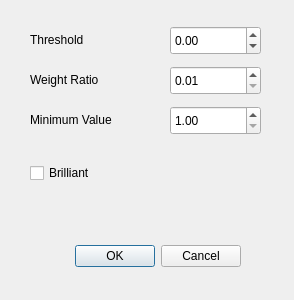
<?xml version="1.0" encoding="UTF-8"?>
<ui version="4.0">
 <class>formNDVISettings</class>
 <widget class="QDialog" name="formNDVISettings">
  <property name="geometry">
   <rect>
    <x>0</x>
    <y>0</y>
    <width>294</width>
    <height>300</height>
   </rect>
  </property>
  <property name="windowTitle">
   <string>NDVI Settings</string>
  </property>
  <widget class="QDialogButtonBox" name="buttonBox">
   <property name="geometry">
    <rect>
     <x>50</x>
     <y>240</y>
     <width>191</width>
     <height>32</height>
    </rect>
   </property>
   <property name="orientation">
    <enum>Qt::Horizontal</enum>
   </property>
   <property name="standardButtons">
    <set>QDialogButtonBox::Cancel|QDialogButtonBox::Ok</set>
   </property>
  </widget>
  <widget class="QLabel" name="label">
   <property name="geometry">
    <rect>
     <x>30</x>
     <y>30</y>
     <width>131</width>
     <height>20</height>
    </rect>
   </property>
   <property name="text">
    <string>Threshold</string>
   </property>
  </widget>
  <widget class="QDoubleSpinBox" name="spinBoxThreshold">
   <property name="geometry">
    <rect>
     <x>170</x>
     <y>26</y>
     <width>91</width>
     <height>29</height>
    </rect>
   </property>
   <property name="minimum">
    <double>-1.000000000000000</double>
   </property>
   <property name="maximum">
    <double>1.000000000000000</double>
   </property>
  </widget>
  <widget class="QCheckBox" name="cbBrilliant">
   <property name="geometry">
    <rect>
     <x>30</x>
     <y>160</y>
     <width>141</width>
     <height>26</height>
    </rect>
   </property>
   <property name="text">
    <string>Brilliant</string>
   </property>
  </widget>
  <widget class="QDoubleSpinBox" name="spinBoxWeightRatio">
   <property name="geometry">
    <rect>
     <x>170</x>
     <y>66</y>
     <width>91</width>
     <height>29</height>
    </rect>
   </property>
   <property name="minimum">
    <double>0.010000000000000</double>
   </property>
   <property name="maximum">
    <double>100.000000000000000</double>
   </property>
  </widget>
  <widget class="QLabel" name="label_2">
   <property name="geometry">
    <rect>
     <x>30</x>
     <y>70</y>
     <width>131</width>
     <height>20</height>
    </rect>
   </property>
   <property name="text">
    <string>Weight Ratio</string>
   </property>
  </widget>
  <widget class="QDoubleSpinBox" name="spinBoxMinimumValue">
   <property name="geometry">
    <rect>
     <x>170</x>
     <y>106</y>
     <width>91</width>
     <height>29</height>
    </rect>
   </property>
   <property name="minimum">
    <double>1.000000000000000</double>
   </property>
   <property name="maximum">
    <double>255.000000000000000</double>
   </property>
  </widget>
  <widget class="QLabel" name="label_3">
   <property name="geometry">
    <rect>
     <x>30</x>
     <y>110</y>
     <width>131</width>
     <height>20</height>
    </rect>
   </property>
   <property name="text">
    <string>Minimum Value</string>
   </property>
  </widget>
 </widget>
 <resources/>
 <connections>
  <connection>
   <sender>buttonBox</sender>
   <signal>accepted()</signal>
   <receiver>formNDVISettings</receiver>
   <slot>accept()</slot>
   <hints>
    <hint type="sourcelabel">
     <x>248</x>
     <y>254</y>
    </hint>
    <hint type="destinationlabel">
     <x>157</x>
     <y>274</y>
    </hint>
   </hints>
  </connection>
  <connection>
   <sender>buttonBox</sender>
   <signal>rejected()</signal>
   <receiver>formNDVISettings</receiver>
   <slot>reject()</slot>
   <hints>
    <hint type="sourcelabel">
     <x>316</x>
     <y>260</y>
    </hint>
    <hint type="destinationlabel">
     <x>286</x>
     <y>274</y>
    </hint>
   </hints>
  </connection>
 </connections>
</ui>
